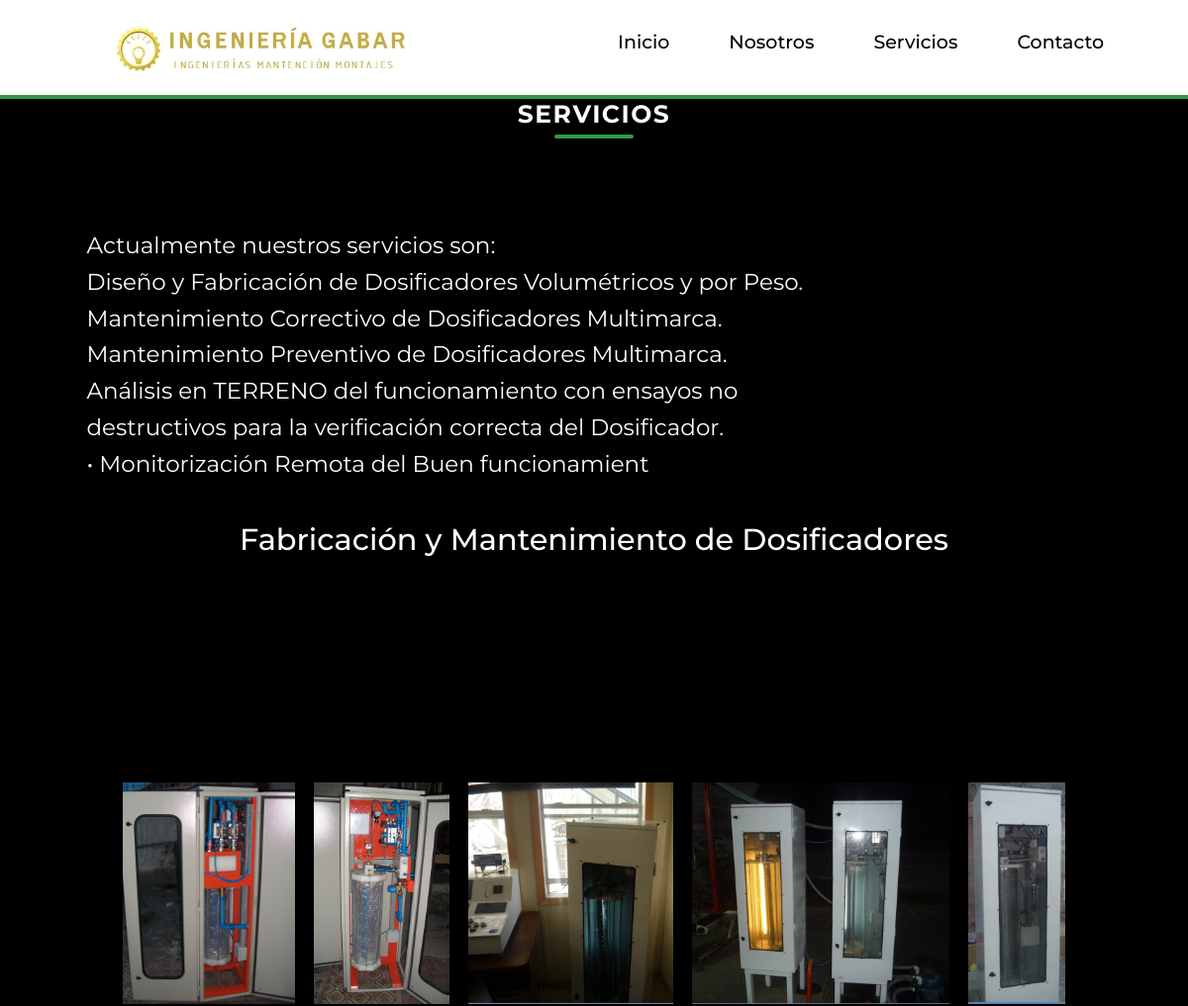
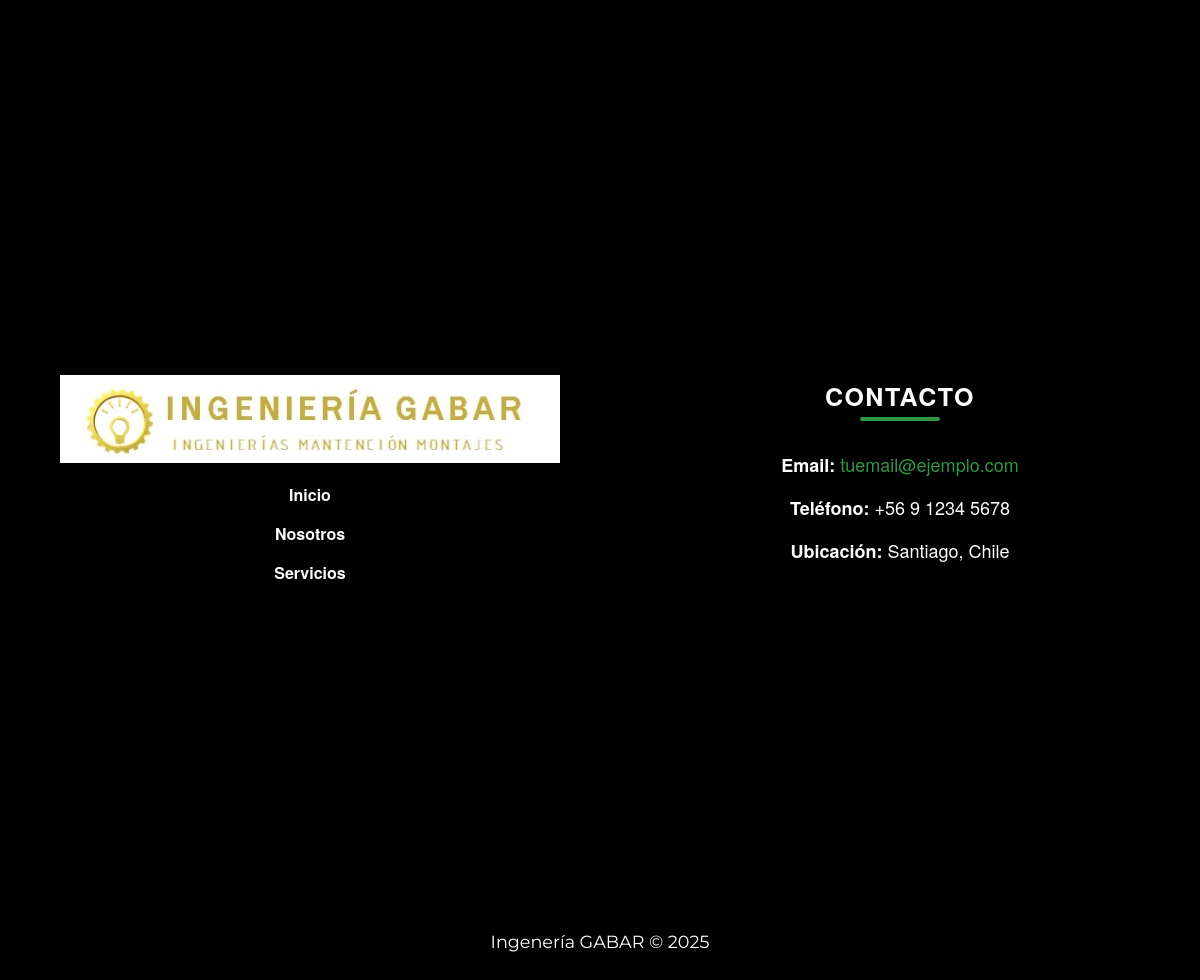
The app's page /8/ with its own data (2 pictures, top to bottom).
### services/models.py (models this page shows, shortened)
class Services(BaseModel):
    title = models.CharField(max_length=255, verbose_name="Título")
    description = models.TextField(verbose_name="Descripción")
    content = models.TextField(verbose_name="Contenido")
    imagen = models.ImageField(upload_to='services/images/', verbose_name="Imagen")
    class Meta:
        verbose_name = "Servicio"
        verbose_name_plural = "Servicios"
        ordering = ["-created"]

class ServiceImage(models.Model):
    service = models.ForeignKey(Services, on_delete=models.CASCADE, related_name='imagenes')
    image = models.ImageField(verbose_name="Imagen", upload_to="services/images", null=True, blank=True)
    class Meta:
        verbose_name = "Imagen de servicio"
        verbose_name_plural = "Imágenes de servicio"

### services/views.py (the view)
# urls.py: path('<int:id>/', views.service_detail, name='service_detail'),  # Detalle de servicio por ID
def service_detail(request, id):
    service = get_object_or_404(Services, id=id)  # Obtiene el servicio por su ID
    return render(request, 'services/services_detail.html', {'service': service})

### services/templates/services/services_detail.html (shortened to what this page needs)
{% extends 'base.html' %}
{% load static %}
{% block content %}
<main class="container">
  <h2 class="title__services">Servicios</h2>
  <div class="services__container">
    <p>
      {{ service.content|linebreaks }}
    </p>
    <h2 class="services__subtitle">{{ service.title }}</h2>
  </div>
  <div class="services__galeria">
    {% for image in service.imagenes.all %}
      <img src="{{ image.image.url }}" alt="{{ service.title }}" class="gallery-image" data-index="{{ forloop.counter0 }}" onclick="fullView(this)">
    {% endfor %}
  </div>
</main>
{% endblock %}

### static/css/navegador.css (style rules this page uses)
* { margin: 0; padding: 0; box-sizing: border-box; }
html { font-size: 10px; height: 100%; width: 100%; scroll-behavior: smooth; }
body { font-family: "Montserrat", sans-serif; font-size: 1.6rem; background-color: black; background-image: url('../img/fondoBody.png'); background-size: cover; background-position: center center; background-attachment: fixed; }

### static/css/index.css (style rules this page uses)
.services__container { margin: 0 auto 16rem auto; padding: 50px; text-align: justify; }
.services__container p { line-height: 1.6; font-size: 23px; color: #ffffff; }
.services__subtitle { font-size: 1.9em; color: #ffffff; margin-top: 40px; text-align: center; }
.services__galeria { display: flex; flex-wrap: wrap; gap: 15px; justify-content: center; padding: 10px; margin-bottom: 6rem; }
.services__galeria img { max-width: 298px; max-height: 224px; margin: 2px; }

### static/css/services.css (style rules this page uses)
.title__services { font-size: clamp(2rem, 3vw, 2.5rem); font-weight: 700; color: rgb(255, 254, 254); text-transform: uppercase; letter-spacing: 1.5px; margin-bottom: 4rem; position: relative; text-align: center; }
.title__services::after { content: ""; width: 80px; height: 4px; background: rgb(50, 151, 67); position: absolute; bottom: -10px; left: 50%; transform: translateX(-50%); border-radius: 2px; }

### records on screen
Services: content "Actualmente nuestros servicios son: Diseño y Fabricación de Dosificadores Volumétricos y por Peso. Mantenimiento Correctivo de Dosificadores Multimarca. Mantenimiento Preventivo de Dosificadores Multimarca. Análisis en TERRENO del funcionamiento con ensayos no destructivos para la verificación correcta del Dosificador. • Monitorización Remota del Buen funcionamient", title "Fabricación y Mantenimiento de Dosificadores"
ServiceImage: image (picture)
ServiceImage: image (picture)
ServiceImage: image (picture)
ServiceImage: image (picture)
ServiceImage: image (picture)
